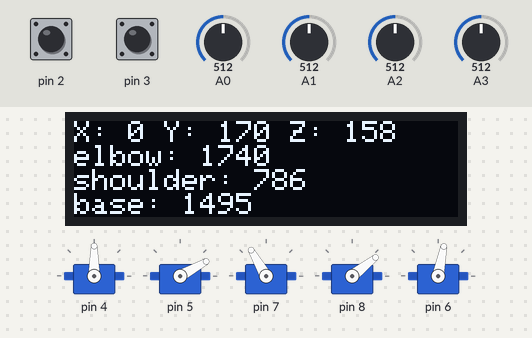
The sketch below on a simulated Arduino Uno, built with avr-gcc and run on an emulated ATmega328P. On the bench: 128×32 one-colour display, 5 × servo. Inputs (shaded band) come from the test bench; at power-on: A1 = 512, A3 = 512, A0 = 512, pin 2 HIGH, pin 3 HIGH, A2 = 512. What the sketch prints to the serial monitor is not drawn.

Above: at 3.3 s.
3.4 s: A1 set to 437
6.4 s: A1 set to 406
At 6.55 s:
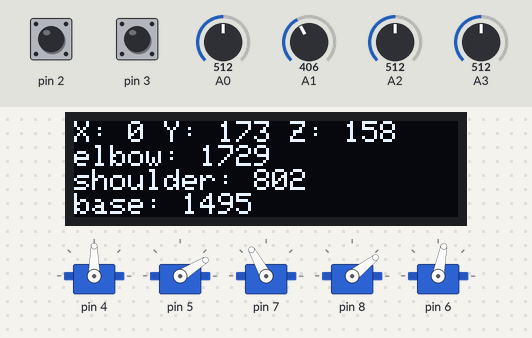
8.0 s: A1 set to 992
At 8.26 s:
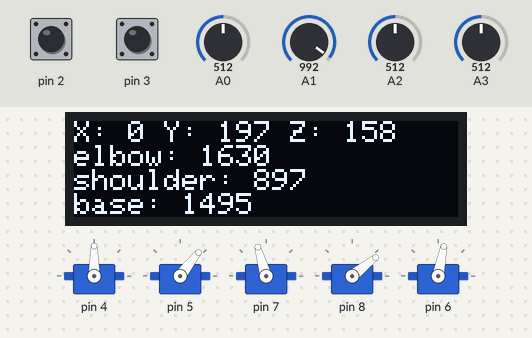
10.7 s: A3 set to 306
At 11.12 s:
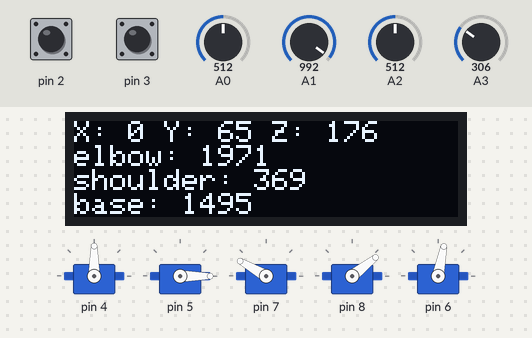
13.7 s: A3 set to 410
At 15.24 s:
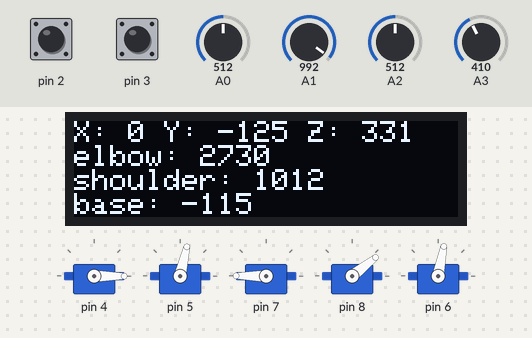
15.3 s: A0 set to 390
At 15.51 s:
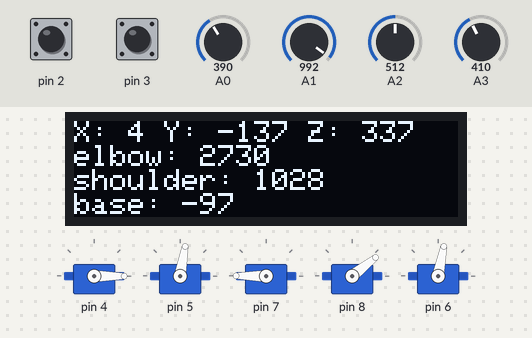
Timing chart, 0 to 21.4 s (numbered marks = the images above; inputs shaded):
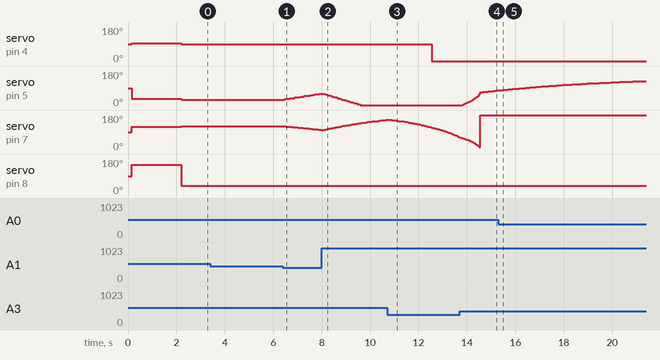

Measured:
- the behaviour switches between 425 and 424 on A1 (found by bisection; images 0 and 1)
- after the input at 6.4 s, servo on pin 5: moves from 29° to 60° over 1.5 s, starting after 0.06 s; servo on pin 7: moves from 120° to 101° over 1.4 s, starting after 0.15 s; the display: first changes after 0.06 s (image 1 shows a later state)
- after the input at 15.3 s, servo on pin 4: stays 0° (without the input it goes to 90° after 3.0 s); servo on pin 7: stops changing and stays 180°; servo on pin 8: stays 38° (without the input it goes to 90° after 3.0 s); servo on pin 6: stays 79° (without the input it goes to 90° after 3.0 s)

The sketch:

robo_arm_arduino_inverse_kinematics.ino
```cpp
#include <Servo.h>
#include <SPI.h>
#include <Wire.h>
#include <Adafruit_GFX.h>
#include <Adafruit_SSD1306.h>
#include <Ramp.h>

#define SCREEN_WIDTH 128 // OLED display width, in pixels
#define SCREEN_HEIGHT 32

#define OLED_RESET     -1 // Reset pin # (or -1 if sharing Arduino reset pin)
#define SCREEN_ADDRESS 0x3C ///< See datasheet for Address; 0x3D for 128x64, 0x3C for 128x32
Adafruit_SSD1306 display(SCREEN_WIDTH, SCREEN_HEIGHT, &Wire, OLED_RESET);

unsigned long currentMillis;
unsigned long previousMillis;


class RoboArm {

  void showArmLength(int x, int y, int z, int baseAngle, int elbowAngle, int shoulderAngle){

    if (this->lastBaseAngle == baseAngle && this->lastElbowAngle == elbowAngle && this->lastShoulderAngle == shoulderAngle) {
      return;
    }

    display.clearDisplay();

    display.setCursor(0, 0);     // Start at top-left corner
    display.print("X: ");
    display.print(x);
    display.print(" Y: ");
    display.print(y);
    display.print(" Z: ");
    display.print(z);

    display.setCursor(0, 8);     // Start at top-left corner
    display.print("elbow: ");
    display.print(elbowAngle);

    display.setCursor(0, 16);     // Start at top-left corner
    display.print("shoulder: ");
    display.print(shoulderAngle);

    display.setCursor(0, 24);     // Start at top-left corner
    display.print("base: ");
    display.print(baseAngle);

    display.display();
    lastShoulderAngle = shoulderAngle;
    lastElbowAngle = elbowAngle;
    lastBaseAngle = baseAngle;
  }

    // init to setup up the servos
  public:
  // some of hte setup stuff like attaching pins can only be done within the arduino setup function i suspect
  // i need to init this as a global variable, and so doing this in a seperate function instead of in constructor
  void setup(int basePin, int midPin, int upperPin, int gripperPin, int gripperRotationPin,
             int joystickLXPin, int joystickLYPin, int joystickLButtonPin,
             int joystickRXPin, int joystickRYPin, int joystickRButtonPin) {

      if(!display.begin(SSD1306_SWITCHCAPVCC, SCREEN_ADDRESS)) {
        Serial.println(F("SSD1306 allocation failed"));
        return;
      }

      display.clearDisplay();

      display.setCursor(0, 0);     // Start at top-left corner
      display.print("setting up arm");
      display.display();

      this->joystickLXPin = joystickLXPin;
      this->joystickLYPin = joystickLYPin;
      this->joystickLButtonPin = joystickLButtonPin;

      this->joystickRXPin = joystickRXPin;
      this->joystickRYPin = joystickRYPin;
      this->joystickRButtonPin = joystickRButtonPin;

      pinMode(joystickLYPin, INPUT);
      pinMode(joystickLXPin, INPUT);
      pinMode(joystickLButtonPin, INPUT_PULLUP);

      pinMode(joystickRXPin, INPUT);
      pinMode(joystickRYPin, INPUT);
      pinMode(joystickRButtonPin, INPUT_PULLUP);

      // attaching servos to pins
      baseServo.attach(basePin, baseServoLowerLimit, baseServoUpperLimit);
      shoulderServo.attach(midPin, shoulderLowerLimit, shoulderUpperLimit);
      elbowServo.attach(upperPin, elbowServoLowerLimit, elbowServoUpperLimit);
      gripperServo.attach(gripperPin, gripperServoLowerLimit, gripperServoUpperLimit);
      gripperRotationServo.attach(gripperRotationPin, gripperRotationServoLowerLimit, gripperRotationServoUpperLimit);
      delay(100);

      baseServo.writeMicroseconds(baseServoDefaultPos);
      shoulderServo.writeMicroseconds(shoulderDefaultPos);
      elbowServo.writeMicroseconds(elbowServoDefaultPos);
      gripperServo.writeMicroseconds(gripperServoClosedPos);
      gripperRotationServo.writeMicroseconds(gripperRotationServoDefaultPos);

  }

  float calculateElbowAngle(float upperLength, float lowerLength, float armLength){
      // C = arccos((a^2 + b^2 - c^2)/2ab)
      // elbowAngle = arccos((upperArm^2 + lowerArm^2 - armlength^2)/2*upperArm*lowerArm)
      // calculates in radians
      elbowAngleRadians = acos((sq(upperLength) + sq(lowerLength) - sq(armLength))/(2*upperLength*lowerLength));
      elbowAngleDegrees = elbowAngleRadians * (180/PI);
      return elbowAngleDegrees;
  }

  int elbowAngleToUs(float elbowAngleDegrees, int elbowOffsetUs){
      // firstly, get angles to us, then add in offset so that we have a us figure.
      // most servos have 11 ms per degree, so making into ms
      elbowAngleUs = (int) elbowAngleDegrees * 11;
      // we have an offset as 90 degrees, or 990us, isn't perpendicular to table in mine
//      elbowAngleUs += elbowOffsetUs;

      // as the degrees angle gets bigger, the microseconds need to decrease
      // because i've mounted my servo that way
      // to get to 110 degrees for example, the us has to decrease from what it was for 90.
      // so we find the change from default pos, and subtract it out from default pos
      // as calculated Us gets bigger, which will happen as angle gets bigger, we make final us smaller
//      elbowAngleUs = this->elbowServoDefaultPos - (elbowAngleUs - this->elbowServoDefaultPos);
      elbowAngleUs = this->elbowServoDefaultPos - (elbowAngleUs- 1000);
      return elbowAngleUs;

  }

  float calculateShoulderAngle(float upperLength, float lowerLength, float armLength){
      // B = arccos((a^2 + c^2 - b^2)/2*a*c)
      shoulderAngleRadians = acos((sq(upperLength) + sq(armLength) - sq(lowerLength))/(2*upperLength*armLength));
      shoulderAngleDegrees = shoulderAngleRadians * (180/PI);
      return shoulderAngleDegrees;
  }

  int shoulderAngleToUs(float shoulderAngleDegrees, int shoulderOffsetUs, float shoulderMs2){

      // most servos have 11 ms per degree, so making into ms
      shoulderAngleUs = (int) shoulderAngleDegrees * 11;
      // my servos aren't mounted so that the shoulder angle is 45degrees (in actuality 47 as my sides aren't equal of triangle
      // and it ain't isololes) when perpendicular to table, so adjust for that.
//      shoulderAngleUs += shoulderOffsetUs;

      // as the degrees angle gets bigger, the microseconds need to decrease
      // because i've mounted my servo that way
      // to get to 110 degrees for example, the us has to decrease from what it was for 90.
      // so we find the change from default pos, and subtract it out from default pos
      // as calculated Us gets bigger, which will happen as angle gets bigger, we make final us smaller
//      shoulderAngleUs = this->shoulderDefaultPos - (shoulderAngleUs - this->shoulderDefaultPos);
      shoulderAngleUs = this->shoulderDefaultPos - (shoulderAngleUs - 480) - shoulderMs2;
      return shoulderAngleUs;
  }

  int baseAngleToUs(float baseAngleDegrees){
    // map the degrees to the servo us of our base servo
    // when the base servo is like 700 us or so, it is pointing all the way to the right, 180 degrees
    // hence map bounds for us are flipped
    baseAngleUs = map(baseAngleDegrees, 0, 180, this->baseServoUpperLimit, this->baseServoLowerLimit);
    return baseAngleUs;
  }

  int readJoystickDirection(int pinToRead, int lowerMidCutoff, int upperMidCutoff, int lowerMap, int upperMap){
    xValue = analogRead(pinToRead);
    // often a bit of zone around middle joystick that you want to ignore to cut out noise
    if (xValue > upperMidCutoff || xValue < lowerMidCutoff) {
      xMap = map(xValue, 0, 1023, lowerMap, upperMap);
    }
    else {
      xMap = 0;
    }
    // our joysticks are placed on their side
    // so we get opposite values as we expect if we move joystick
    // moving x to the right should increase, moving y up should increase, so let's make it so
    xMap *= -1;
    return xMap;
  }

  bool readJoystickButton(int pinToRead, unsigned long lastButtonPress){
    SW_state = digitalRead(pinToRead);
    // make sure button can only be pressed once ever 400 ms or so
    if (SW_state == 0 && millis() - lastButtonPress > 400) {
      // button press increments selected servo, could resetting to 1 if we cycle through
      lastButtonPress = millis();
      return 1;
    }
    return 0;
  }

  void moveArm(float x, float y, float z, int gripperAngleUs){
    Serial.print("x: ");
    Serial.print(x);
    Serial.print(" y: ");
    Serial.print(y);
    Serial.print(" z: ");
    Serial.println(z);
    Serial.print("gripperAngleUs: ");
    Serial.println(gripperAngleUs);

    // solving for base servo angle first, given x and y
    float theta2 = atan2(y, x);
    float theta2Degrees = theta2 * (180/PI);
    float baseAngleDegrees = 180 - theta2Degrees;
    baseAngleUs = this->baseAngleToUs(baseAngleDegrees);
    Serial.print("baseAngleDegrees: ");
    Serial.print(baseAngleDegrees);
    Serial.print(" baseAngleUs: ");
    Serial.println(baseAngleUs);

    // distance to x,y,z point in just x and y space
    float f = sqrt(sq(x) + sq(y));
    Serial.print("f: ");
    Serial.println(f);

    // given f and z, we calculate theta 1 angle
    float theta1 = atan2(z, f);
    // given theta 1 and Z, we calculate the arm length
    // cos(theta1) = adj/hypotenuse
    this->armLength = (float)f / cos(theta1);

    float shoulderAngle2a = theta1 - 0.7853908;  // take away the default 45' offset (in radians)
    float shoulderAngle2aDegrees = shoulderAngle2a * (180/PI);    // degrees
    float shoulderMs2 = shoulderAngle2aDegrees * 11;

    elbowAngleDegrees = this->calculateElbowAngle(upperLength, lowerLength, armLength);
    Serial.print("elbowAngleDegrees: ");
    Serial.print(elbowAngleDegrees);
    elbowAngleUs = this->elbowAngleToUs(elbowAngleDegrees, elbowOffsetUs);
    Serial.print(" elbowAngleUs: ");
    Serial.println(elbowAngleUs);
    shoulderAngleDegrees = this->calculateShoulderAngle(upperLength, lowerLength, armLength);
    Serial.print("shoulderAngleDegrees: ");
    Serial.print(shoulderAngleDegrees);
    shoulderAngleUs = this->shoulderAngleToUs(shoulderAngleDegrees, shoulderOffsetUs, shoulderMs2);
    Serial.print(" shoulderAngleUs: ");
    Serial.println(shoulderAngleUs);
    this->showArmLength(x, y, z, baseAngleUs, elbowAngleUs, shoulderAngleUs);
    Serial.println();

    elbowServo.writeMicroseconds(elbowAngleUs);
    shoulderServo.writeMicroseconds(shoulderAngleUs);
    baseServo.writeMicroseconds(baseAngleUs);
    gripperServo.writeMicroseconds(gripperAngleUs);

  }

  public:
  void robotLoop(){

    changeXPos = readJoystickDirection(this->joystickLXPin,  425, 600, -3, 3);
    changeYPos = readJoystickDirection(this->joystickLYPin,  425, 600, -3, 3);
    if (readJoystickButton(this->joystickLButtonPin, this->lastLButtonPress)){
      Serial.println("L Button Pressed");
    }

    changeGripperPos = readJoystickDirection(this->joystickRXPin,  425, 600, -8, 8);
    changeZPos = readJoystickDirection(this->joystickRYPin,  425, 600, -3, 3);
    if (readJoystickButton(this->joystickRButtonPin, this->lastRButtonPress)){
      Serial.println("R Button Pressed");
    }

    x += changeXPos;
    y += changeYPos;
    z += changeZPos;

    if (gripperAngleUs + changeGripperPos > gripperServoLowerLimit && gripperAngleUs + changeGripperPos < gripperServoUpperLimit) {
      gripperAngleUs += changeGripperPos;
    }

    this->moveArm(x, y, z, gripperAngleUs);
  }

private:
  // defaults in microseconds
  Servo baseServo;
  // default is 90 degrees
  // 1500 microseconds
  int baseServoDefaultPos = 1530;
  // this is gripper pointing to right of base
  int baseServoLowerLimit = 690;
  // this is gripper pointing to left of base
  int baseServoUpperLimit = 2300;
  Servo shoulderServo;
  // 780 is about straight up and down, ie, 90 degrees with table
  // as Ms gets smaller, arm moves towards joysticks
  int shoulderDefaultPos = 800;
  int shoulderLowerLimit = 650;
  // 100 degrees
  int shoulderUpperLimit = 1500;
  // 45 degrees at 11us per degree is 495us
  // my shoulder is at 45 degree position when us is 780
  // therefore, add an offset of 800 - 495 to the calculated shoulderUs
  int shoulderOffsetUs = shoulderDefaultPos - 495;
  Servo elbowServo;
  // 1730 is about parallel to the table
  // elbow servo mounted so that as microseconds decrease, it rotates away from robo arm base (ie, upward)
  int elbowServoDefaultPos = 1730;
  int elbowServoLowerLimit = 790;
  int elbowServoUpperLimit = 2210;
  // 90 degrees at 11us per degree is 990us
  // my elbow is at 90 degree position when us is 1730
  // therefor, add an offset of 1730-990 to the calculated eblowUs
  int elbowOffsetUs = 1730 - 990;
  Servo gripperServo;
  // 1640 is open
  // 2080 is closed about
  int gripperServoOpenPos = 1640;
  int gripperServoClosedPos = 2080;
  int gripperServoDefaultPos = gripperServoOpenPos;
  int gripperServoLowerLimit = 1490;
  int gripperServoUpperLimit = 2200;
  Servo gripperRotationServo;
  //
  int gripperRotationServoDefaultPos = 1220;
  int gripperRotationServoLowerLimit = 700;
  int gripperRotationServoUpperLimit = 1890;

  int selectedServo = 1;
  int joystickLXPin;
  int joystickLYPin;
  int joystickLButtonPin;

  int joystickRXPin;
  int joystickRYPin;
  int joystickRButtonPin;

  unsigned long lastLButtonPress;
  unsigned long lastRButtonPress;

  int xValue;
  int yValue;
  int xMap;
  int yMap;
  int SW_state;

  int changeXPos;
  int changeYPos;
  int changeZPos;
  int changeGripperPos;

  // c^2 = a^2 + b^2 -2abCos(C)
  // lower is the arm between gripper and upper mid servo
  float lowerLength = 170;
  // upper is the arm between mid servo and upper mid servo
  float upperLength = 158;

  float elbowAngleDegrees;
  float elbowAngleRadians;
  float shoulderAngleDegrees;
  float shoulderAngleRadians;

  int elbowAngleUs;
  int shoulderAngleUs;
  int baseAngleUs;
  int gripperAngleUs = gripperServoDefaultPos;

  // armLength is from mid servo to tip of gripper servo
  // we'll set this at the start and use it to solve for the angles in the upper arm
  // 233 is about the hypotenuse that sets shoulder to 90 degrees and elbow to 45 degrees, ie upper arm perpendicular to table
  float armLength = 233;

  // elbow offset is because I didn't mount the servo so that when I commanded it to 90 it would be
  // perpendicular to the table. I mounted it so that when it is at 122 it is perpendicular to the table.
  int elbowOffset = 122-90;
  // similar with shoulder offset
  int shoulderOffset = 18-47;


  // this is for display, so we don't have to update each loop if hasn't changed:
  int lastBaseAngle;
  int lastElbowAngle;
  int lastShoulderAngle;


  // setting x, y, z coords in mm
  float x = 0;
  float y = 170;
  float z = 158;
};

RoboArm mz_robot;

void setup() {
  Serial.begin(57600);
  Serial.println("Starting setup");
  display.setTextSize(1);      // Normal 1:1 pixel scale
  display.setTextColor(SSD1306_WHITE); // Draw white text
  // basePin, int midPin, int upperPin, int gripperPin, int gripperRotationPin
  mz_robot.setup(4, 5, 7, 8, 6, A0, A1, 2, A2, A3, 3);
  delay(2000);
  Serial.println("Done with setup");
  display.clearDisplay();
}

void loop() {
  currentMillis = millis();

  if (currentMillis - previousMillis >= 10) {  // start timed loop
      previousMillis = currentMillis;
      mz_robot.robotLoop();
  }

}
```
